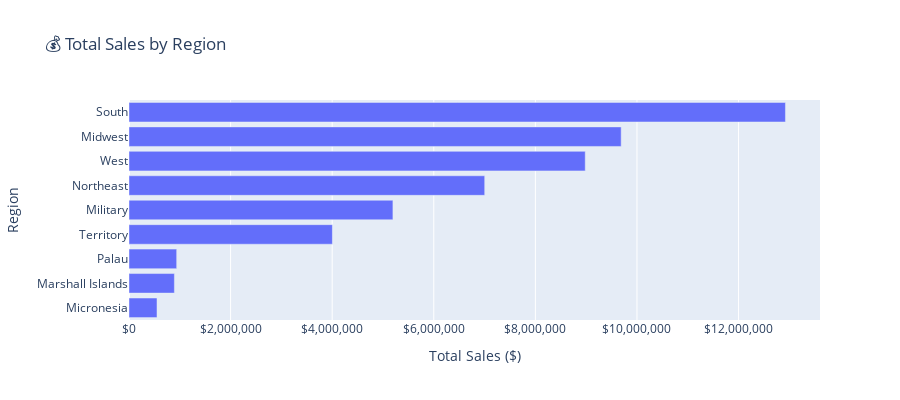

Notebook code cell kept with this figure:
### Code cell
# Total sales by region

region_df = views["region_summary_by_state"].copy()
region_df["order_month"] = pd.to_datetime(region_df["order_month"], errors="coerce")
region_df = region_df.dropna(subset=["order_month", "region", "total_sales"]).copy()

region_sales = (
    region_df.groupby("region", as_index=False)["total_sales"]
    .sum()
    .sort_values("total_sales", ascending=True)
)

fig_sales = px.bar(
    region_sales,
    x="total_sales",
    y="region",
    orientation="h",
    title="💰 Total Sales by Region",
    labels={"total_sales": "Total Sales ($)", "region": "Region"}
)
fig_sales.update_layout(xaxis_tickformat="$,.0f", height=400)
fig_sales.show()

### Figure 1 — Plotly figure (JSON) as saved in the notebook; plotly's stock layout.template omitted (floating-point values rounded to 4 significant figures)
{"data": [{"hovertemplate": "Total Sales ($)=%{x}<br>Region=%{y}<extra></extra>", "legendgroup": "", "marker": {"color": "#636efa", "pattern": {"shape": ""}}, "name": "", "orientation": "h", "showlegend": false, "textposition": "auto", "type": "bar", "x": [551300.0, 893500.0, 938700.0, 4004000.0, 5196000.0, 7003000.0, 8982000.0, 9689000.0, 12920000.0], "xaxis": "x", "y": ["Micronesia", "Marshall Islands", "Palau", "Territory", "Military", "Northeast", "West", "Midwest", "South"], "yaxis": "y"}], "layout": {"barmode": "relative", "height": 400, "legend": {"tracegroupgap": 0}, "title": {"text": "💰 Total Sales by Region"}, "xaxis": {"anchor": "y", "domain": [0, 1], "tickformat": "$,.0f", "title": {"text": "Total Sales ($)"}}, "yaxis": {"anchor": "x", "domain": [0, 1], "title": {"text": "Region"}}}}
